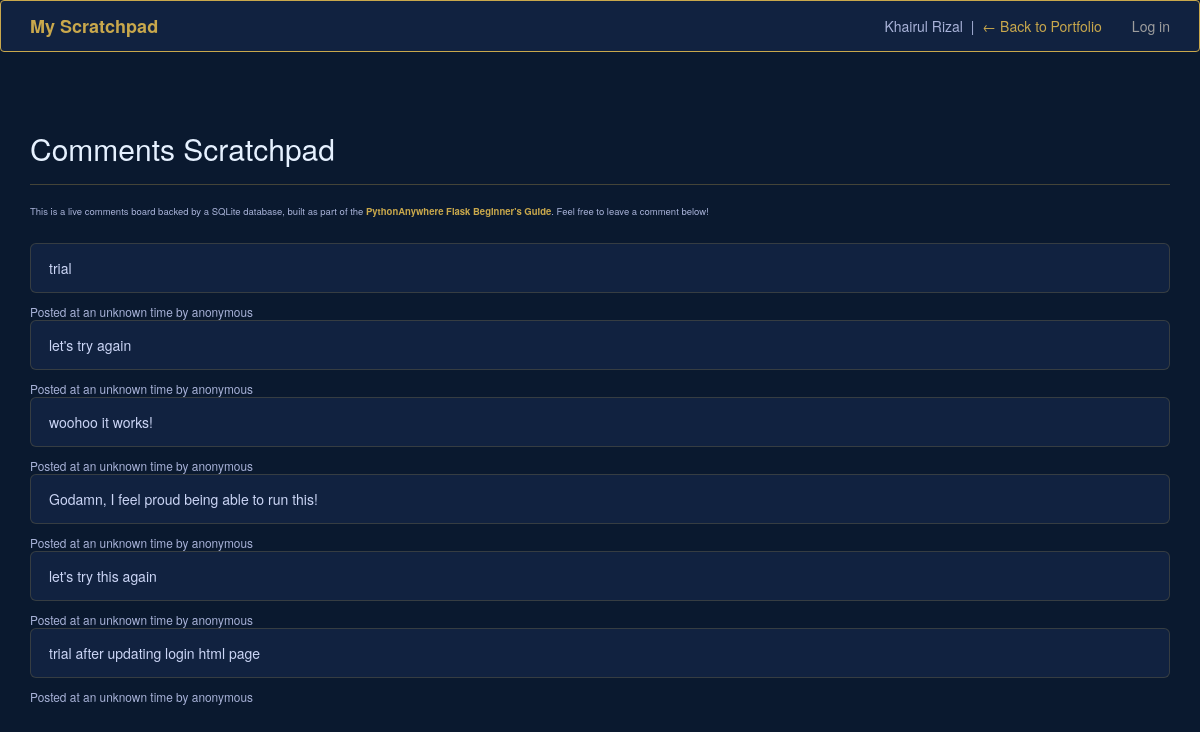
The page /scratchpad on the database as committed earlier.
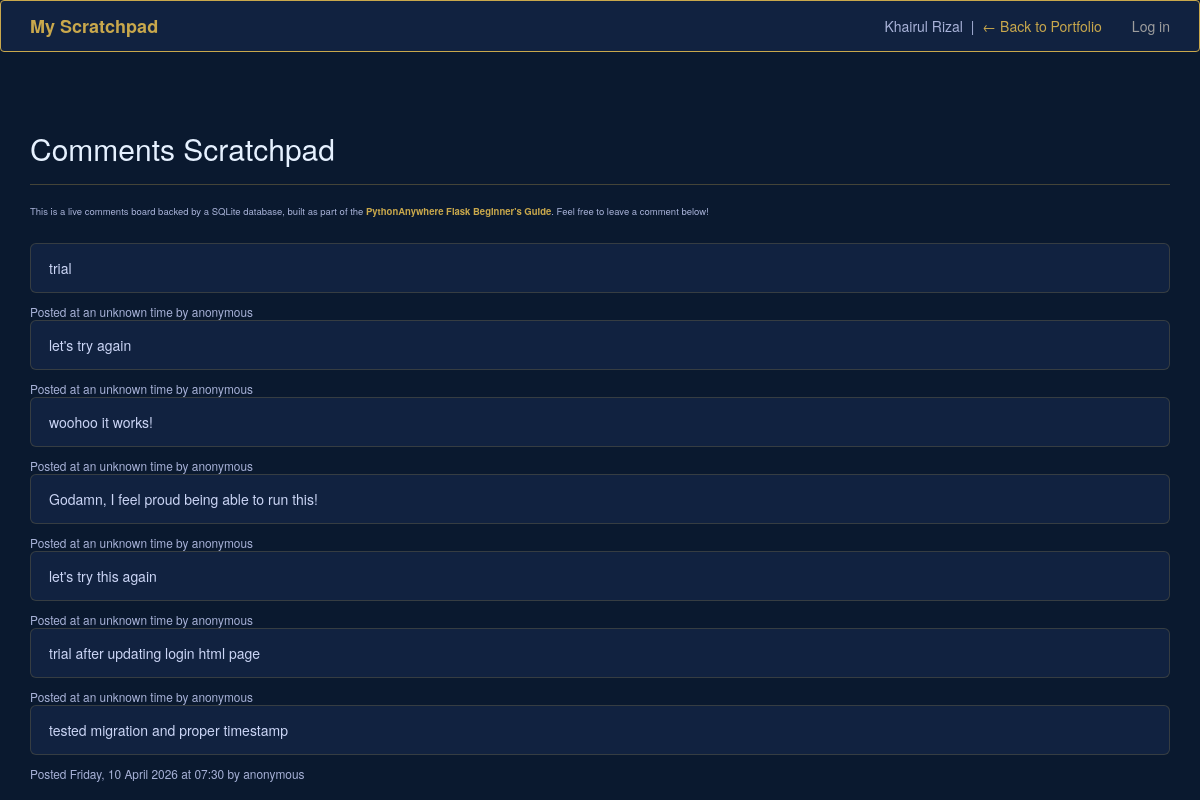
The same page on the database as committed later.
### flask_app.py (models this page shows)
class Comment(db.Model):
    __tablename__ = "comments"
    id = db.Column(db.Integer, primary_key=True)
    content = db.Column(db.String(4096))
    posted = db.Column(db.DateTime, default=datetime.now)

### flask_app.py (the view, shortened to what this page needs)
@app.route("/scratchpad", methods=["GET", "POST"])
def index():
    if request.method == "GET":
        return render_template("main_page.html", comments=Comment.query.all())

### templates/main_page.html (shortened to what this page needs)
<html>
    <head>
        <link rel="stylesheet" href="https://maxcdn.bootstrapcdn.com/bootstrap/3.3.5/css/bootstrap.min.css">
    </head>
    <body>
        <nav class="navbar navbar-inverse">
            <div class="container">
                <div class="navbar-header">
                    <a class="navbar-brand" href="/scratchpad">My Scratchpad</a>
                </div>
                    <ul class="nav navbar-nav navbar-right">
                        {% if current_user.is_authenticated %}
                            <li><a href="{{ url_for('logout') }}">Log out</a></li>
                        {% else %}
                        <li><a href="{{ url_for('login') }}">Log in</a></li>
                        {% endif %}
                    </ul>
                <div class="navbar-text navbar-right" style="margin-right: 15px;">
                    Khairul Rizal &nbsp;|&nbsp;
                    <a href="/">← Back to Portfolio</a>
                </div>
            </div>
        </nav>
        <div class="container" style="margin-top: 40px;">
            <div class="page-header">
                <h2>Comments Scratchpad</h2>
            </div>
            <p class="intro-text">
                This is a live comments board backed by a SQLite database, built as part of the
                <strong style="color:#c9a84c;">PythonAnywhere Flask Beginner's Guide</strong>.
                Feel free to leave a comment below!
            </p>
            {% for comment in comments %}
            <div class="comment-box">
                {{ comment.content }}
            </div>
            <div>
                <small>
                    Posted
                    {% if comment.posted %}
                    {{ comment.posted.strftime("%A, %d %B %Y at %H:%M") }}
                    {% else %}
                    at an unknown time
                    {% endif %}
                    by anonymous
                </small>
            </div>
            {% endfor %}
        </div>
    </body>
</html>

### templates/main_page.html (style rules this page uses)
body { background-color: #0a192f; color: #a8b2d8; }
.navbar-inverse { background-color: #112240; border-color: #c9a84c; }
.navbar-brand { color: #c9a84c !important; font-weight: bold; }
.navbar-text { color: #a8b2d8 !important; }
.navbar-text a { color: #c9a84c !important; }
.comment-box { background: #112240; border: 1px solid rgba(201,168,76,0.2); border-radius: 6px; padding: 14px 18px; margin-bottom: 10px; color: #ccd6f6; }
.page-header { color: #e6f1ff; border-bottom-color: rgba(201,168,76,0.3); }
.intro-text { font-size: 0.95rem; margin-bottom: 24px; }

Rows that differ between the two databases and show on the page:
added Comment: content "tested migration and proper timestamp", posted "Friday, 10 April 2026 at 07:30"
